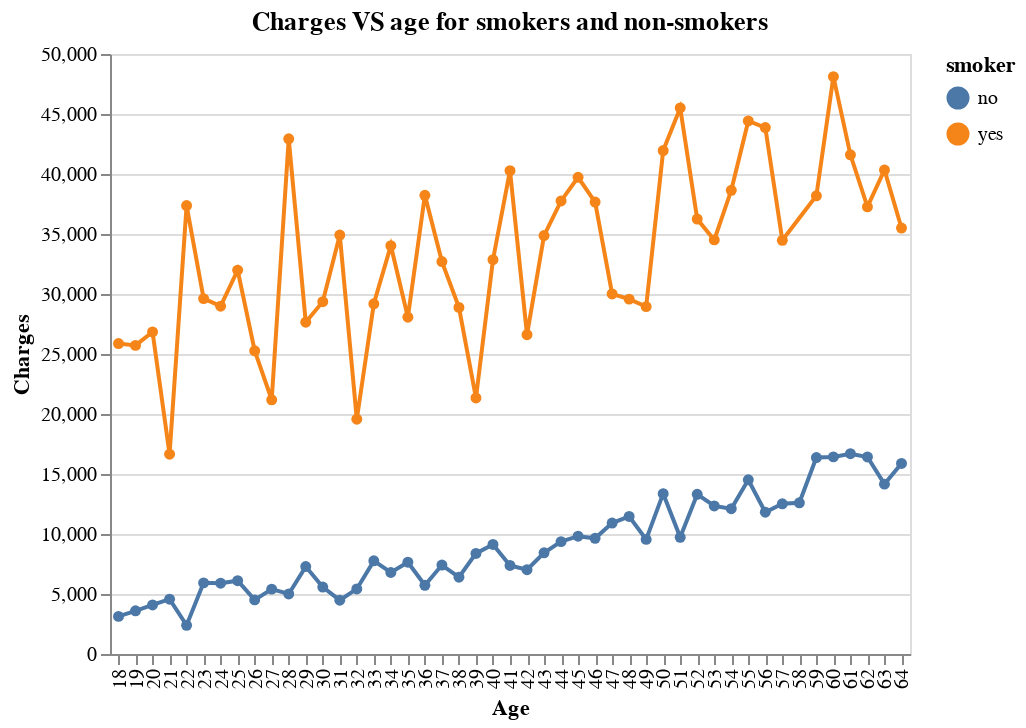

The code cell stored with this chart in its notebook:
### Markdown cell above
**Let's see how smokers and non smokers are spending for medical treatments during their lifetime**

We expect expenditures by smokers should be higher than the non smokers.

### Code cell
alt.Chart(training_df.groupby(['age','smoker']).mean().reset_index()).mark_line(point = True).encode(
    alt.X('age:N', title = 'Age'),
    alt.Y('charges:Q', title = 'Charges'),
    alt.Color('smoker:N')
).properties(title='Charges VS age for smokers and non-smokers')

### Figure 1 — Vega-Lite specification as saved in the notebook (floating-point values rounded to 4 significant figures)
{"$schema": "https://vega.github.io/schema/vega-lite/v3.4.0.json", "config": {"mark": {"tooltip": null}, "view": {"height": 300, "width": 400}}, "data": {"name": "data-03b2ec987c1f3cc635cf51fa4e89ce01"}, "datasets": {"data-03b2ec987c1f3cc635cf51fa4e89ce01": [{"age": 18, "bmi": 31.72, "charges": 3134.0, "children": 0.375, "smoker": "no"}, {"age": 18, "bmi": 30.25, "charges": 25870.0, "children": 0.8333, "smoker": "yes"}, {"age": 19, "bmi": 26.32, "charges": 3596.0, "children": 0.5385, "smoker": "no"}, {"age": 19, "bmi": 30.84, "charges": 25720.0, "children": 0, "smoker": "yes"}, {"age": 20, "bmi": 31.71, "charges": 4086.0, "children": 1.062, "smoker": "no"}, {"age": 20, "bmi": 29.98, "charges": 26840.0, "children": 1.2, "smoker": "yes"}, {"age": 21, "bmi": 30.93, "charges": 4571.0, "children": 0.5, "smoker": "no"}, {"age": 21, "bmi": 23.77, "charges": 16650.0, "children": 2.5, "smoker": "yes"}, {"age": 22, "bmi": 29.47, "charges": 2391.0, "children": 0.4118, "smoker": "no"}, {"age": 22, "bmi": 37.38, "charges": 37370.0, "children": 1.167, "smoker": "yes"}, {"age": 23, "bmi": 31.39, "charges": 5928.0, "children": 0.7333, "smoker": "no"}, {"age": 23, "bmi": 35.62, "charges": 29620.0, "children": 1, "smoker": "yes"}, {"age": 24, "bmi": 28.78, "charges": 5903.0, "children": 0.5882, "smoker": "no"}, {"age": 24, "bmi": 30.58, "charges": 28980.0, "children": 0, "smoker": "yes"}, {"age": 25, "bmi": 29.06, "charges": 6107.0, "children": 1.222, "smoker": "no"}, {"age": 25, "bmi": 35.15, "charges": 31980.0, "children": 1.667, "smoker": "yes"}, {"age": 26, "bmi": 27.76, "charges": 4510.0, "children": 0.9412, "smoker": "no"}, {"age": 26, "bmi": 25.05, "charges": 25270.0, "children": 2, "smoker": "yes"}, {"age": 27, "bmi": 29.28, "charges": 5404.0, "children": 0.7857, "smoker": "no"}, {"age": 27, "bmi": 26.68, "charges": 21190.0, "children": 1, "smoker": "yes"}, {"age": 28, "bmi": 28.59, "charges": 5001.0, "children": 1.222, "smoker": "no"}, {"age": 28, "bmi": 34.04, "charges": 42930.0, "children": 0.5, "smoker": "yes"}, {"age": 29, "bmi": 30.51, "charges": 7284.0, "children": 1.429, "smoker": "no"}, {"age": 29, "bmi": 31.17, "charges": 27650.0, "children": 0.5, "smoker": "yes"}, {"age": 30, "bmi": 31.26, "charges": 5581.0, "children": 1.571, "smoker": "no"}, {"age": 30, "bmi": 32.18, "charges": 29360.0, "children": 2, "smoker": "yes"}, {"age": 31, "bmi": 29.07, "charges": 4484.0, "children": 1.222, "smoker": "no"}, {"age": 31, "bmi": 32.9, "charges": 34920.0, "children": 1.8, "smoker": "yes"}, {"age": 32, "bmi": 32.39, "charges": 5422.0, "children": 0.9333, "smoker": "no"}, {"age": 32, "bmi": 27.22, "charges": 19560.0, "children": 1.667, "smoker": "yes"}, {"age": 33, "bmi": 31.5, "charges": 7763.0, "children": 2.182, "smoker": "no"}, {"age": 33, "bmi": 28.0, "charges": 29190.0, "children": 0.6, "smoker": "yes"}, {"age": 34, "bmi": 30.56, "charges": 6795.0, "children": 1.077, "smoker": "no"}, {"age": 34, "bmi": 29.56, "charges": 34030.0, "children": 1, "smoker": "yes"}, {"age": 35, "bmi": 31.47, "charges": 7650.0, "children": 1.533, "smoker": "no"}, {"age": 35, "bmi": 30.19, "charges": 28070.0, "children": 1.8, "smoker": "yes"}, {"age": 36, "bmi": 29.09, "charges": 5726.0, "children": 1.429, "smoker": "no"}, {"age": 36, "bmi": 34.81, "charges": 38230.0, "children": 0.5, "smoker": "yes"}, {"age": 37, "bmi": 30.56, "charges": 7410.0, "children": 1.818, "smoker": "no"}, {"age": 37, "bmi": 31.35, "charges": 32700.0, "children": 1.167, "smoker": "yes"}, {"age": 38, "bmi": 27.03, "charges": 6399.0, "children": 1.467, "smoker": "no"}, {"age": 38, "bmi": 28.84, "charges": 28880.0, "children": 1.5, "smoker": "yes"}, {"age": 39, "bmi": 31.83, "charges": 8381.0, "children": 2.25, "smoker": "no"}, {"age": 39, "bmi": 27.38, "charges": 21340.0, "children": 1.25, "smoker": "yes"}, {"age": 40, "bmi": 31.04, "charges": 9127.0, "children": 2, "smoker": "no"}, {"age": 40, "bmi": 29.26, "charges": 32860.0, "children": 1.667, "smoker": "yes"}, {"age": 41, "bmi": 31.79, "charges": 7378.0, "children": 1.353, "smoker": "no"}, {"age": 41, "bmi": 35.75, "charges": 40270.0, "children": 1, "smoker": "yes"}, {"age": 42, "bmi": 32.46, "charges": 7027.0, "children": 1.067, "smoker": "no"}, {"age": 42, "bmi": 28.88, "charges": 26610.0, "children": 0.8333, "smoker": "yes"}, {"age": 43, "bmi": 29.42, "charges": 8433.0, "children": 1.889, "smoker": "no"}, {"age": 43, "bmi": 31.91, "charges": 34870.0, "children": 1.444, "smoker": "yes"}, {"age": 44, "bmi": 29.12, "charges": 9364.0, "children": 1.333, "smoker": "no"}, {"age": 44, "bmi": 32.15, "charges": 37750.0, "children": 0.5, "smoker": "yes"}, {"age": 45, "bmi": 30.38, "charges": 9819.0, "children": 1.526, "smoker": "no"}, {"age": 45, "bmi": 30.5, "charges": 39730.0, "children": 1, "smoker": "yes"}, {"age": 46, "bmi": 31.27, "charges": 9642.0, "children": 1.357, "smoker": "no"}, {"age": 46, "bmi": 33.01, "charges": 37670.0, "children": 1.75, "smoker": "yes"}, {"age": 47, "bmi": 30.67, "charges": 10910.0, "children": 1.357, "smoker": "no"}, {"age": 47, "bmi": 30.44, "charges": 30010.0, "children": 1.333, "smoker": "yes"}, {"age": 48, "bmi": 31.77, "charges": 11460.0, "children": 1.333, "smoker": "no"}, {"age": 48, "bmi": 28.99, "charges": 29570.0, "children": 1.333, "smoker": "yes"}, {"age": 49, "bmi": 30.58, "charges": 9552.0, "children": 1.5, "smoker": "no"}, {"age": 49, "bmi": 27.45, "charges": 28950.0, "children": 1.333, "smoker": "yes"}, {"age": 50, "bmi": 29.42, "charges": 13360.0, "children": 1.083, "smoker": "no"}, {"age": 50, "bmi": 32.77, "charges": 41960.0, "children": 1, "smoker": "yes"}, {"age": 51, "bmi": 32.63, "charges": 9721.0, "children": 0.8333, "smoker": "no"}, {"age": 51, "bmi": 38.64, "charges": 45500.0, "children": 1.333, "smoker": "yes"}, {"age": 52, "bmi": 32.8, "charges": 13310.0, "children": 1.167, "smoker": "no"}, {"age": 52, "bmi": 30.65, "charges": 36240.0, "children": 2, "smoker": "yes"}, {"age": 53, "bmi": 31.3, "charges": 12340.0, "children": 1.133, "smoker": "no"}, {"age": 53, "bmi": 29.11, "charges": 34510.0, "children": 1.75, "smoker": "yes"}, {"age": 54, "bmi": 29.92, "charges": 12100.0, "children": 1.267, "smoker": "no"}, {"age": 54, "bmi": 32.16, "charges": 38640.0, "children": 2.333, "smoker": "yes"}, {"age": 55, "bmi": 31.42, "charges": 14510.0, "children": 1.118, "smoker": "no"}, {"age": 55, "bmi": 35.2, "charges": 44420.0, "children": 0, "smoker": "yes"}, {"age": 56, "bmi": 30.45, "charges": 11810.0, "children": 1.067, "smoker": "no"}, {"age": 56, "bmi": 32.71, "charges": 43870.0, "children": 1, "smoker": "yes"}, {"age": 57, "bmi": 29.11, "charges": 12520.0, "children": 0.6, "smoker": "no"}, {"age": 57, "bmi": 33.64, "charges": 34480.0, "children": 0.3333, "smoker": "yes"}, {"age": 58, "bmi": 32.64, "charges": 12600.0, "children": 0.1579, "smoker": "no"}, {"age": 59, "bmi": 30.65, "charges": 16370.0, "children": 1.467, "smoker": "no"}, {"age": 59, "bmi": 32.85, "charges": 38180.0, "children": 1.25, "smoker": "yes"}, {"age": 60, "bmi": 28.25, "charges": 16430.0, "children": 0.4, "smoker": "no"}, {"age": 60, "bmi": 35.48, "charges": 48120.0, "children": 0.6, "smoker": "yes"}, {"age": 61, "bmi": 32.35, "charges": 16690.0, "children": 0.8182, "smoker": "no"}, {"age": 61, "bmi": 33.66, "charges": 41600.0, "children": 1, "smoker": "yes"}, {"age": 62, "bmi": 32.54, "charges": 16420.0, "children": 0.5833, "smoker": "no"}, {"age": 62, "bmi": 28.58, "charges": 37260.0, "children": 1.5, "smoker": "yes"}, {"age": 63, "bmi": 32.0, "charges": 14160.0, "children": 0.4167, "smoker": "no"}, {"age": 63, "bmi": 31.94, "charges": 40330.0, "children": 0.4, "smoker": "yes"}, {"age": 64, "bmi": 34.88, "charges": 15880.0, "children": 0.5833, "smoker": "no"}, {"age": 64, "bmi": 27.76, "charges": 35500.0, "children": 0.4, "smoker": "yes"}]}, "encoding": {"color": {"field": "smoker", "type": "nominal"}, "x": {"field": "age", "title": "Age", "type": "nominal"}, "y": {"field": "charges", "title": "Charges", "type": "quantitative"}}, "mark": {"point": true, "type": "line"}, "title": "Charges VS age for smokers and non-smokers"}
